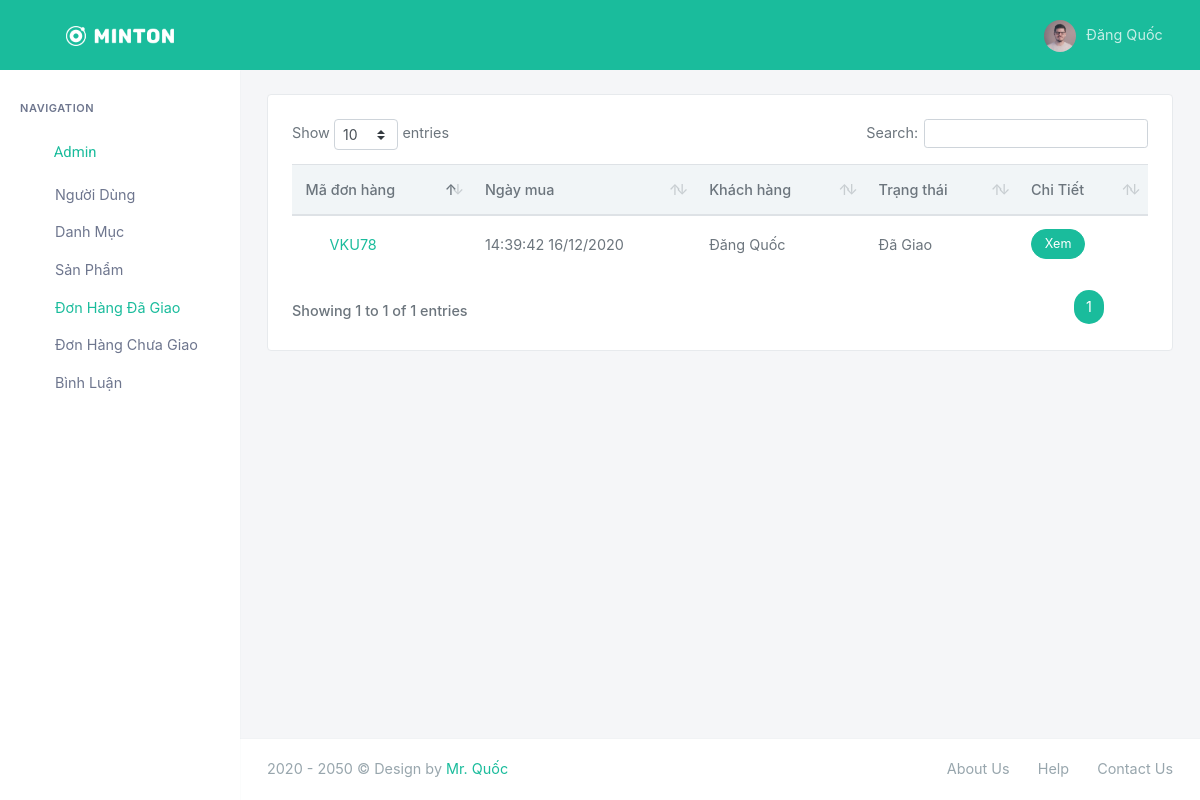
Page /donhangdagiao.php (signed in) on the committed database.
### tables this page shows
CREATE TABLE `users` (
  `ID_User` int(11) NOT NULL,
  `Email_User` varchar(100) NOT NULL,
  `Password_User` varchar(45) NOT NULL,
  `Image_User` varchar(77) NOT NULL,
  `Date_Join_User` datetime NOT NULL DEFAULT current_timestamp(),
  `Name_User` varchar(45) DEFAULT NULL,
  `Phone_User` varchar(12) NOT NULL,
  `Address_User` varchar(5000) NOT NULL,
  `Position` varchar(45) NOT NULL DEFAULT '1'
);

CREATE TABLE `order` (
  `ID_Order` int(11) NOT NULL,
  `ID_User` int(11) NOT NULL,
  `Address_User` varchar(255) NOT NULL,
  `Phone_User` varchar(255) NOT NULL,
  `Status_Order` varchar(255) NOT NULL,
  `Date_Order` varchar(255) NOT NULL,
  `Date_De` varchar(255) NOT NULL
);

### donhangdagiao.php (the view, shortened to what this page needs)
<?php
include('layouts/header1.php');
?>
<div class="container-fluid mt-3">
    <div class="row">
        <div class="col-12">
            <div class="card">
                <div class="card-body">
                    <div class="table-responsive">
                        <table class="table table-hover m-0 table-centered dt-responsive nowrap w-100" cellspacing="0" id="tickets-table">
                            <thead class="thead-light">
                                <tr>
                                    <th>Mã đơn hàng</th>
                                    <th>Ngày mua</th>
                                    <th>Khách hàng</th>
                                    <th>Trạng thái</th>
                                    <th>Chi Tiết</th>
                                </tr>
                            </thead>
                            <tbody>
                                <?php
                                $Statement_Order = "SELECT * FROM `order`WHERE Status_Order = 'Giao Thành Công' ";
                                $Query_Order = mysqli_query($conn, $Statement_Order);
                                while ($Display_Order = mysqli_fetch_assoc($Query_Order)){
                                    $Statement_Users = "SELECT * FROM users WHERE ID_User =".$Display_Order['ID_User'];
                                    $Query_Users = mysqli_query($conn, $Statement_Users);
                                    $Display_Users = mysqli_fetch_assoc($Query_Users);
                                    echo "<tr>
                                    <td><a href='javascript: void(0);' class='text-primary ml-3'>VKU".$Display_Order['ID_Order']."</a> </td>
                                    <td>$Display_Order[Date_Order]</td>
                                    <td>
                                    $Display_Users[Name_User]
                                    </td>
                                    <td> Đã Giao";
                                echo "</td>";
                                echo "<td>
                                        <button type='button' class='btn btn-primary btn-sm btn-rounded' data-toggle='modal' data-target='.Modal$Display_Order[ID_Order]'>
                                            Xem
                                        </button>
                                    </td>
                                </tr>";
                                }
                                ?>
                            </tbody>
                        </table>
                    </div>
                </div>
            </div>
        </div>
    </div>
</div>
<?php
include('layouts/footer1.php');
?>

### layouts/header1.php (shortened to what this page needs)
<?php
    include("Connect.php");
    $Email_User = $_SESSION['Email_User'];
    $Statement_Users = "SELECT * FROM `users` WHERE Email_User= '$Email_User'";
    $Query_Users =mysqli_query($conn, $Statement_Users);
    $profile = mysqli_fetch_assoc($Query_Users);
?>
<!DOCTYPE html>
<html lang="en">
    <head>
        <link href="assets/libs/datatables/dataTables.bootstrap4.css" rel="stylesheet" type="text/css">
        <link href="assets/libs/datatables/responsive.bootstrap4.css" rel="stylesheet" type="text/css">
        <link href="assets/css/bootstrap.min.css" rel="stylesheet" type="text/css">
        <link href="assets/css/icons.min.css" rel="stylesheet" type="text/css">
        <link href="assets/css/app.min.css" rel="stylesheet" type="text/css">
    </head>
    <body>
        <div id="wrapper">
            <div class="navbar-custom">
                <ul class="list-unstyled topnav-menu float-right mb-0">
                    <li class="dropdown notification-list">
                        <a class="nav-link dropdown-toggle nav-user mr-0 waves-effect waves-light" data-toggle="dropdown" href="#" role="button" aria-haspopup="false" aria-expanded="false">
                            <img src="assets/img/users/avatar-1.jpg" alt="user-image" class="rounded-circle">
                            <span class="pro-user-name ml-1">
                            <?php echo $profile['Name_User']; ?> <i class="mdi mdi-chevron-down"></i>
                            </span>
                        </a>
                    </li>
                </ul>
                <div class="logo-box">
                    <a href="index.php" class="logo text-center">
                        <span class="logo-lg">
                            <img src="assets/img/logo-light.png" alt="" height="20">
                        </span>
                    </a>
                </div>
                <ul class="list-unstyled topnav-menu topnav-menu-left m-0">
                    <li>
                        <button class="button-menu-mobile waves-effect waves-light">
                            <i class="fe-menu"></i>
                        </button>
                    </li>
                </ul>
            </div>
            <div class="left-side-menu">
                <div class="slimscroll-menu">
                    <div id="sidebar-menu">
                        <ul class="metismenu" id="side-menu">
                            <li class="menu-title">Navigation</li>
                            <?php
                            if($profile['Position']== 2){
                                echo "<li>
                                <a href='javascript: void(0);' class='waves-effect'>
                                    <i class='remixicon-stack-line'></i>
                                    <span> Admin </span>
                                    <span class='menu-arrow'></span>
                                </a>
                                <ul class='nav-second-level' aria-expanded='false'>
                                    <li>
                                        <a href='user.php'>Người Dùng</a>
                                    </li>
                                    <li>
                                        <a href='danhmuc.php'>Danh Mục</a>
                                    </li>
                                    <li>
                                        <a href='sanpham.php'>Sản Phẩm</a>
                                    </li>
                                    <li>
                                        <a href='donhangdagiao.php'>Đơn Hàng Đã Giao</a>
                                    </li>
                                    <li>
                                        <a href='donhangchuagiao.php'>Đơn Hàng Chưa Giao</a>
                                    </li>
                                    <li>
                                        <a href='danhsachbinhluan.php'>Bình Luận</a>
                                    </li>
                                </ul>
                            </li>";
                            }
                            ?>
                        </ul>
                    </div>
                </div>
            </div>
            <div class="content-page">
                <div class="content">

### rows in the picture
users: Name_User "Đăng Quốc"
order: ID_Order "78", Date_Order "14:39:42 16/12/2020", users.Name_User "Đăng Quốc"
